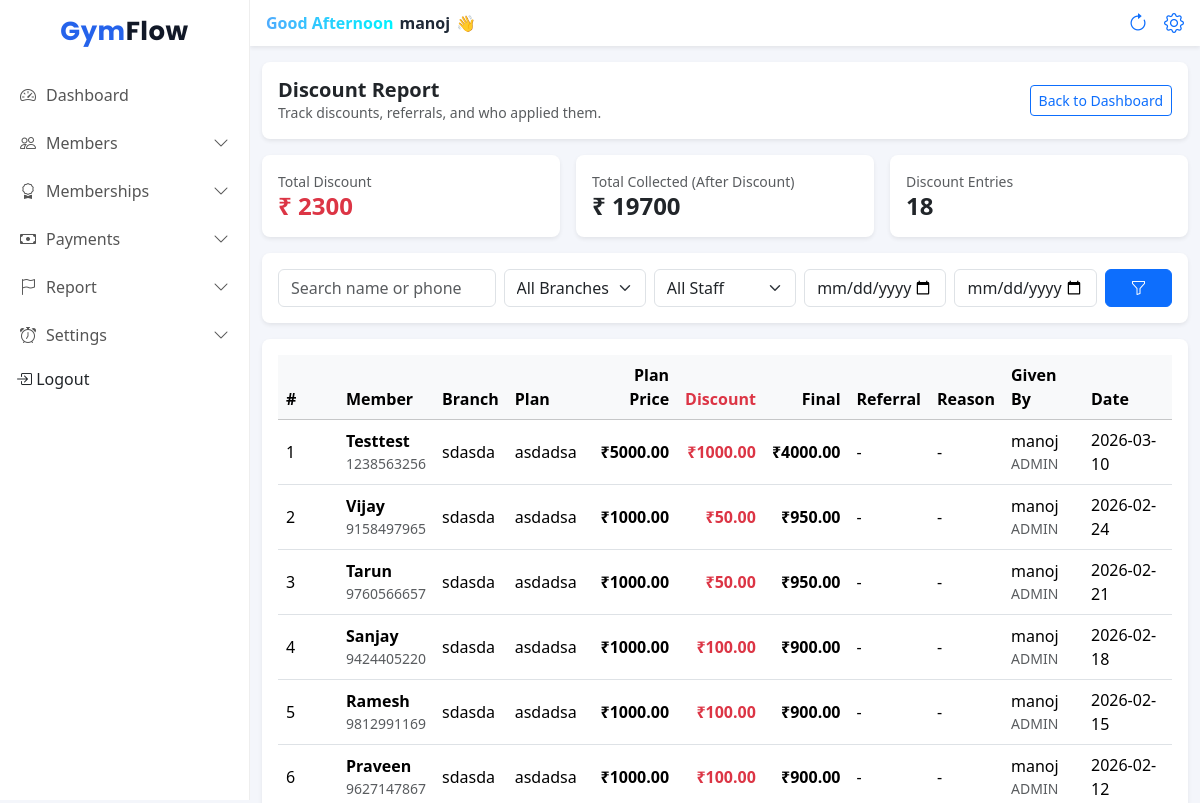
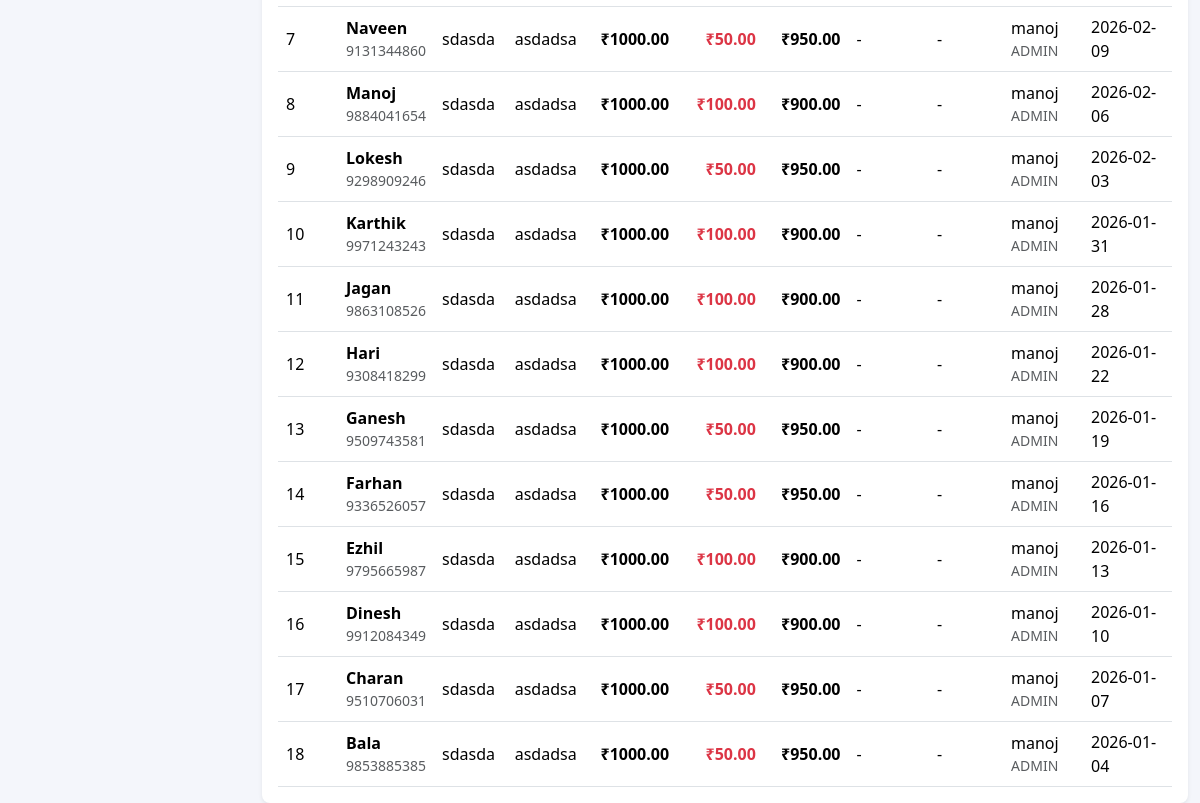
The app's page /discount_report (signed in), older data (2 pictures, top to bottom).
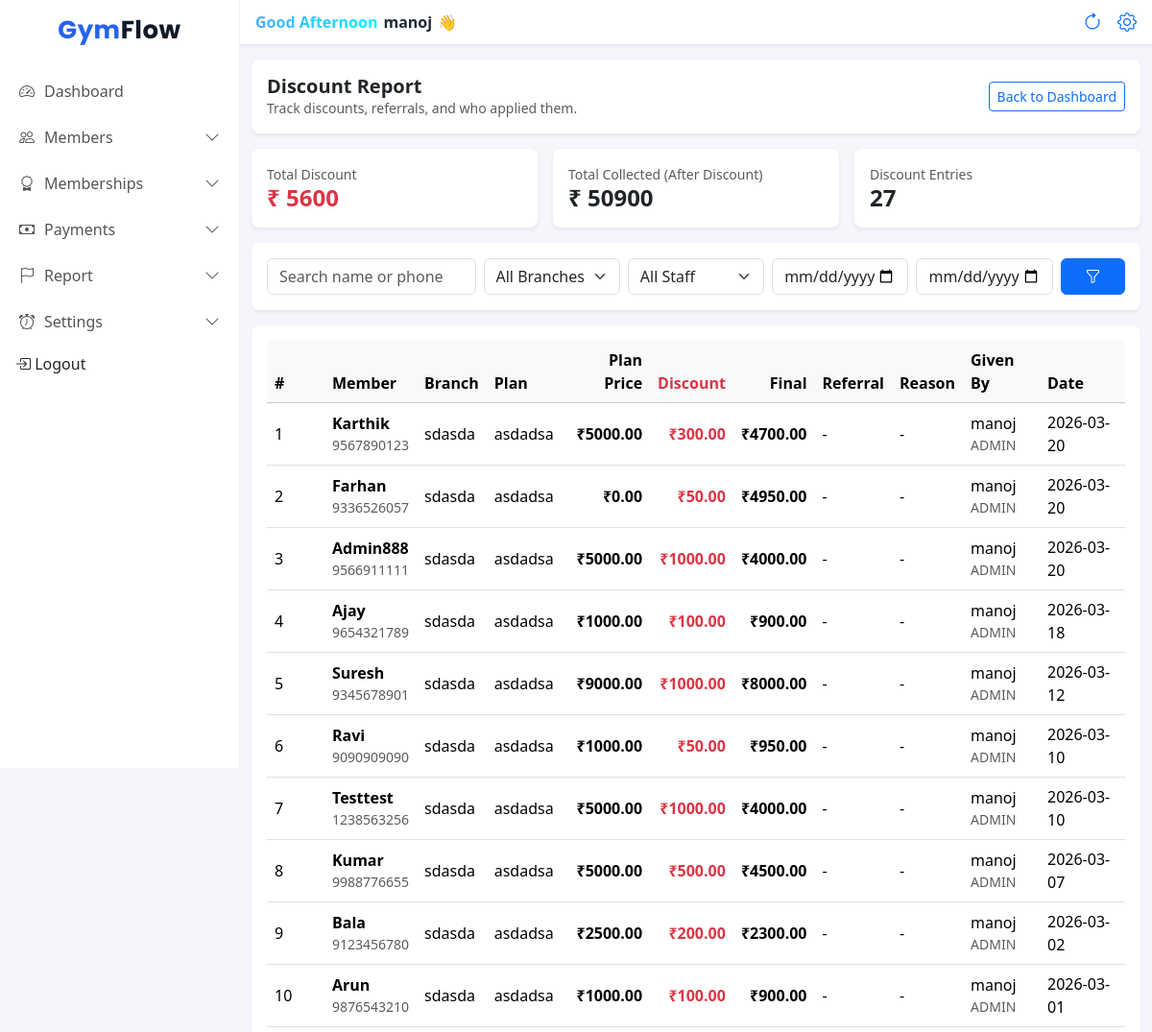
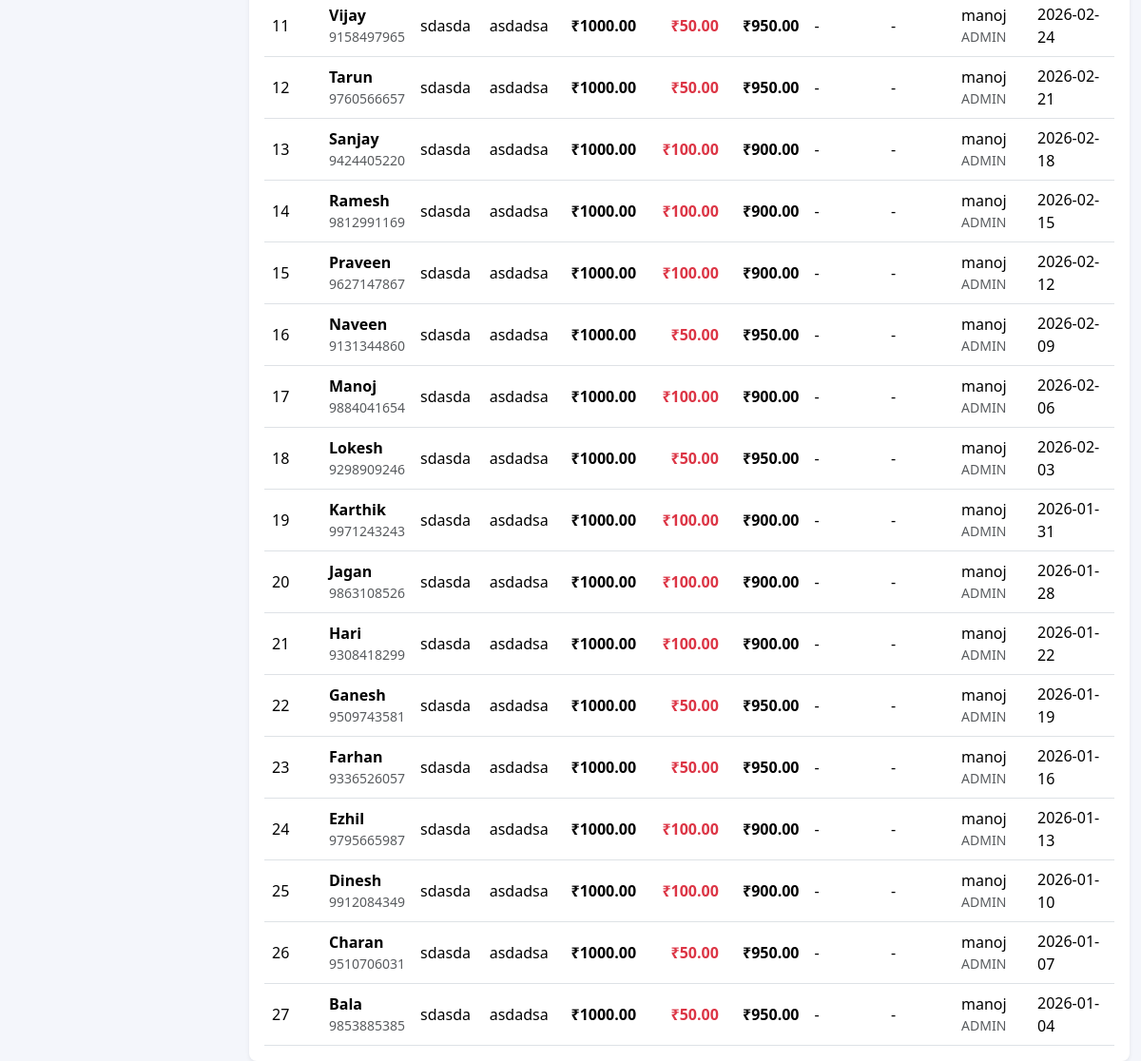
The same page, newer data (2 pictures, top to bottom).
### frontend/models.py (models this page shows, shortened)
class Payment(models.Model):
    PAYMENT_MODE = (
        ('cash', 'Cash'),
        ('upi', 'UPI'),
    )
    gym = models.ForeignKey(Gym, on_delete=models.CASCADE, related_name="payments")
    member = models.ForeignKey(Member, on_delete=models.CASCADE, related_name='payments')
    plan = models.ForeignKey(MembershipPlan, on_delete=models.SET_NULL, null=True, blank=True)
    invoice_no = models.CharField(max_length=50, blank=True, null=True)
    amount = models.DecimalField(max_digits=8, decimal_places=2)
    payment_mode = models.CharField(max_length=10, choices=PAYMENT_MODE)
    payment_date = models.DateField(default=timezone.localdate)
    coverage_start = models.DateField(null=True, blank=True)
    coverage_end = models.DateField(null=True, blank=True)
    plan_price = models.DecimalField(max_digits=10, decimal_places=2, default=0)
    discount_amount = models.DecimalField(max_digits=10, decimal_places=2, default=0)
    final_amount = models.DecimalField(max_digits=10, decimal_places=2, default=0)
    discount_reason = models.CharField(max_length=120, blank=True, null=True)
    referral_name = models.CharField(max_length=120, blank=True, null=True)
    created_by = models.ForeignKey(
    settings.AUTH_USER_MODEL,
    null=True,
    blank=True,
    on_delete=models.SET_NULL,
    related_name="payments_created"
)

class Member(models.Model):
    STATUS_CHOICES = (
        ('active', 'Active'),
        ('expiring', 'Expiring Soon'),
        ('expired', 'Expired'),
    )
    is_deleted = models.BooleanField(default=False)
    admission_number = models.CharField(max_length=10,  blank=True, null=True)
    DOB=models.DateField(null=True,blank=True)
    gym = models.ForeignKey(Gym, on_delete=models.CASCADE, related_name="members")
    branch = models.ForeignKey(Branch, on_delete=models.CASCADE, related_name="members")
    name = models.CharField(max_length=100)
    phone = models.CharField(max_length=15)
    join_date = models.DateField(default=date.today)
    photo = models.ImageField(upload_to="members/", blank=True, null=True)
    plan = models.ForeignKey(MembershipPlan, on_delete=models.SET_NULL, null=True, blank=True)
    start_date = models.DateField(null=True)
    expiry_date = models.DateField()
    security_deposit = models.DecimalField(max_digits=10, decimal_places=2, default=0)
    status = models.CharField(max_length=10, choices=STATUS_CHOICES, default='active')
    created_at = models.DateTimeField(auto_now_add=True)
    class Meta:
        unique_together = ("gym", "admission_number")

class Branch(models.Model):
    gym = models.ForeignKey(Gym, on_delete=models.CASCADE, related_name="branches")
    name = models.CharField(max_length=100)
    address = models.TextField(blank=True)
    phone = models.CharField(max_length=15, blank=True)
    created_at = models.DateTimeField(auto_now_add=True)
    class Meta:
        unique_together = ('gym', 'name')  # same gym can't have 2 branches with same name

class MembershipPlan(models.Model):
    branch = models.ForeignKey(Branch, on_delete=models.CASCADE, related_name="plans")
    name = models.CharField(max_length=50)  # Monthly / Quarterly
    duration_days = models.PositiveIntegerField()
    start_date = models.DateField(null=True)
    end_date = models.DateField(null=True)
    price = models.DecimalField(max_digits=8, decimal_places=2)
    is_active = models.BooleanField(default=True)
    created_at = models.DateTimeField(auto_now_add=True)
    class Meta:
        unique_together = ('branch', 'name')  # same branch can't have same plan name twice

### accounts/models.py (models this page shows, shortened)
class User(AbstractUser):
    ROLE_CHOICES = (
        ('ADMIN', 'Owner'),
        ('TRAINER', 'Trainer'),
    )
    gym = models.ForeignKey(Gym, on_delete=models.CASCADE, null=True, blank=True)
    role = models.CharField(max_length=10, choices=ROLE_CHOICES, default='TRAINER')
    phone = models.CharField(max_length=15, blank=True, null=True)
    branch = models.ForeignKey(Branch, on_delete=models.SET_NULL, null=True, blank=True)

### frontend/views.py (the view)
# urls.py: path("discount_report",discount_report, name="discount_report"),
@login_required
@owner_or_trainer
def discount_report(request):
    gym = request.user.gym
    q = (request.GET.get("q") or "").strip()
    branch_id = (request.GET.get("branch") or "").strip()
    created_by_id = (request.GET.get("created_by") or "").strip()
    start = (request.GET.get("start") or "").strip()
    end = (request.GET.get("end") or "").strip()
    qs = (
        Payment.objects
        .filter(gym=gym, discount_amount__gt=0)
        .select_related("member", "member__branch", "plan", "created_by")
        .order_by("-payment_date", "-id")
    )
    if q:
        qs = qs.filter(Q(member__name__icontains=q) | Q(member__phone__icontains=q))
    if branch_id:
        qs = qs.filter(member__branch_id=branch_id)
    if created_by_id:
        qs = qs.filter(created_by_id=created_by_id)
    if start:
        qs = qs.filter(payment_date__gte=start)
    if end:
        qs = qs.filter(payment_date__lte=end)
    dec_out = DecimalField(max_digits=12, decimal_places=2)
    summary = qs.aggregate(
        total_discount=Coalesce(Sum("discount_amount"), Value(Decimal("0.00")), output_field=dec_out),
        total_collected=Coalesce(Sum("final_amount"), Value(Decimal("0.00")), output_field=dec_out),
    )
    branches = Branch.objects.filter(gym=gym).order_by("name")
    staff = User.objects.filter(gym=gym).order_by("role", "first_name", "username")
    context = {
        "rows": qs[:800],
        "branches": branches,
        "staff": staff,
        "filters": {
            "q": q,
            "branch": branch_id,
            "created_by": created_by_id,   # ✅ keep dropdown selected
            "start": start,
            "end": end,
        },
        "summary": {
            "total_discount": summary["total_discount"] or Decimal("0.00"),
            "total_collected": summary["total_collected"] or Decimal("0.00"),
            "total_rows": qs.count(),
        }
    }
    return render(request, "discount_report.html", context)

### frontend/templates/discount_report.html (shortened to what the changed rows need)
{% extends 'base.html' %}
{% load static %}
{% block content %}
<div class="container-fluid">
  <div class="row g-3 mb-3">
    <div class="col-12 col-md-4">
      <div class="card shadow-sm border-0 rounded-3">
        <div class="card-body">
          <div class="text-muted small">Total Discount</div>
          <div class="h4 fw-bold text-danger mb-0">₹ {{ summary.total_discount }}</div>
        </div>
      </div>
    </div>
    <div class="col-12 col-md-4">
      <div class="card shadow-sm border-0 rounded-3">
        <div class="card-body">
          <div class="text-muted small">Total Collected (After Discount)</div>
          <div class="h4 fw-bold mb-0">₹ {{ summary.total_collected }}</div>
        </div>
      </div>
    </div>
    <div class="col-12 col-md-4">
      <div class="card shadow-sm border-0 rounded-3">
        <div class="card-body">
          <div class="text-muted small">Discount Entries</div>
          <div class="h4 fw-bold mb-0">{{ summary.total_rows }}</div>
        </div>
      </div>
    </div>
  </div>
  <div class="card shadow-sm border-0 rounded-3 d-none d-md-block">
    <div class="card-body table-responsive">
      <table class="table table-hover align-middle mb-0">
        <thead class="table-light">
          <tr>
            <th style="width:60px;">#</th>
            <th>Member</th>
            <th>Branch</th>
            <th>Plan</th>
            <th class="text-end">Plan Price</th>
            <th class="text-end text-danger">Discount</th>
            <th class="text-end">Final</th>
            <th>Referral</th>
            <th>Reason</th>
            <th>Given By</th>
            <th>Date</th>
          </tr>
        </thead>
        <tbody>
          {% for p in rows %}
          <tr>
            <td>{{ forloop.counter }}</td>
            <td>
              <div class="fw-semibold">{{ p.member.name }}</div>
              <div class="text-muted small">{{ p.member.phone }}</div>
            </td>
            <td>{{ p.member.branch.name }}</td>
            <td>
              {% if p.plan %}
                {{ p.plan.name }}
              {% else %}
                -
              {% endif %}
            </td>
            <td class="text-end fw-semibold">₹{{ p.plan_price }}</td>
            <td class="text-end fw-bold text-danger">₹{{ p.discount_amount }}</td>
            <td class="text-end fw-semibold">₹{{ p.final_amount }}</td>
            <td>{{ p.referral_name|default:"-" }}</td>
            <td>{{ p.discount_reason|default:"-" }}</td>
            <td>
              {% if p.created_by %}
                {{ p.created_by.first_name|default:p.created_by.username }}
                <div class="text-muted small">{{ p.created_by.role }}</div>
              {% else %}
                -
              {% endif %}
            </td>
            <td>{{ p.payment_date|date:"Y-m-d" }}</td>
          </tr>
          {% empty %}
          <tr>
            <td colspan="11" class="text-center text-muted py-4">
              No discounts found for this filter.
            </td>
          </tr>
          {% endfor %}
        </tbody>
      </table>
    </div>
  </div>
</div>
{% endblock %}

Row changes from the older to the newer data that the page shows:
added Payment: member.name "Karthik", member.phone "9567890123", member.branch.name "sdasda", plan.name "asdadsa", plan_price "5000.00", discount_amount "300.00", final_amount "4700.00", referral_name "-", discount_reason "-", created_by.first_name "manoj", created_by.role "ADMIN", payment_date "2026-03-20"
added Payment: member.name "Farhan", member.phone "9336526057", member.branch.name "sdasda", plan.name "asdadsa", plan_price "0.00", discount_amount "50.00", final_amount "4950.00", referral_name "-", discount_reason "-", created_by.first_name "manoj", created_by.role "ADMIN", payment_date "2026-03-20"
added Payment: member.name "Admin888", member.phone "9566911111", member.branch.name "sdasda", plan.name "asdadsa", plan_price "5000.00", discount_amount "1000.00", final_amount "4000.00", referral_name "-", discount_reason "-", created_by.first_name "manoj", created_by.role "ADMIN", payment_date "2026-03-20"
added Payment: member.name "Ajay", member.phone "9654321789", member.branch.name "sdasda", plan.name "asdadsa", plan_price "1000.00", discount_amount "100.00", final_amount "900.00", referral_name "-", discount_reason "-", created_by.first_name "manoj", created_by.role "ADMIN", payment_date "2026-03-18"
added Payment: member.name "Suresh", member.phone "9345678901", member.branch.name "sdasda", plan.name "asdadsa", plan_price "9000.00", discount_amount "1000.00", final_amount "8000.00", referral_name "-", discount_reason "-", created_by.first_name "manoj", created_by.role "ADMIN", payment_date "2026-03-12"
added Payment: member.name "Ravi", member.phone "9090909090", member.branch.name "sdasda", plan.name "asdadsa", plan_price "1000.00", discount_amount "50.00", final_amount "950.00", referral_name "-", discount_reason "-", created_by.first_name "manoj", created_by.role "ADMIN", payment_date "2026-03-10"
added Payment: member.name "Kumar", member.phone "9988776655", member.branch.name "sdasda", plan.name "asdadsa", plan_price "5000.00", discount_amount "500.00", final_amount "4500.00", referral_name "-", discount_reason "-", created_by.first_name "manoj", created_by.role "ADMIN", payment_date "2026-03-07"
added Payment: member.name "Bala", member.phone "9123456780", member.branch.name "sdasda", plan.name "asdadsa", plan_price "2500.00", discount_amount "200.00", final_amount "2300.00", referral_name "-", discount_reason "-", created_by.first_name "manoj", created_by.role "ADMIN", payment_date "2026-03-02"
added Payment: member.name "Arun", member.phone "9876543210", member.branch.name "sdasda", plan.name "asdadsa", plan_price "1000.00", discount_amount "100.00", final_amount "900.00", referral_name "-", discount_reason "-", created_by.first_name "manoj", created_by.role "ADMIN", payment_date "2026-03-01"
Text that changed along with them:
{{ summary.total_discount }}: "2300" → "5600"
{{ summary.total_collected }}: "19700" → "50900"
{{ summary.total_rows }}: "18" → "27"
